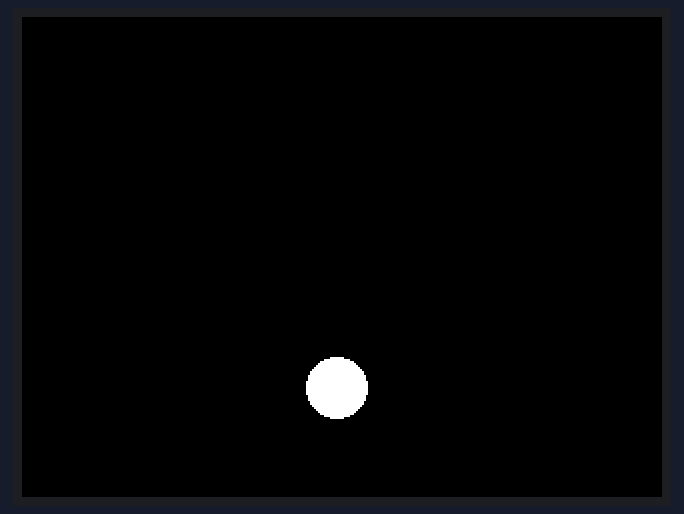
The sketch below on a simulated ESP32-S3. Parts: 320×240 colour display. What the sketch prints to the serial monitor is not drawn.

Above: at 7.2 s.
At 8.4 s:
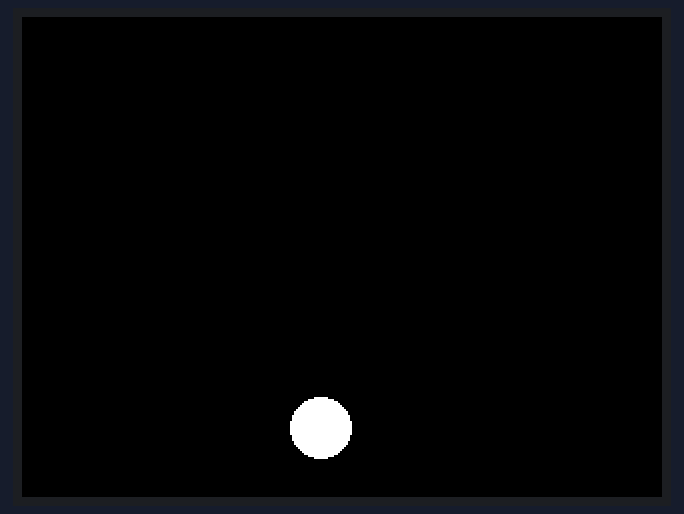
At 9.33 s:
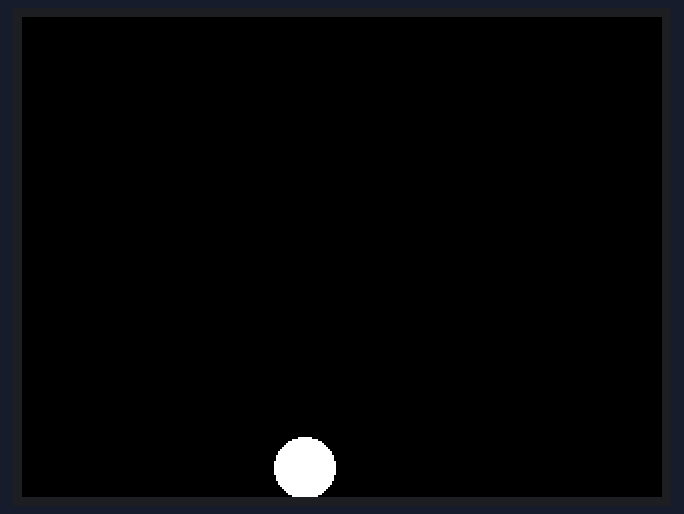
At 11.2 s:
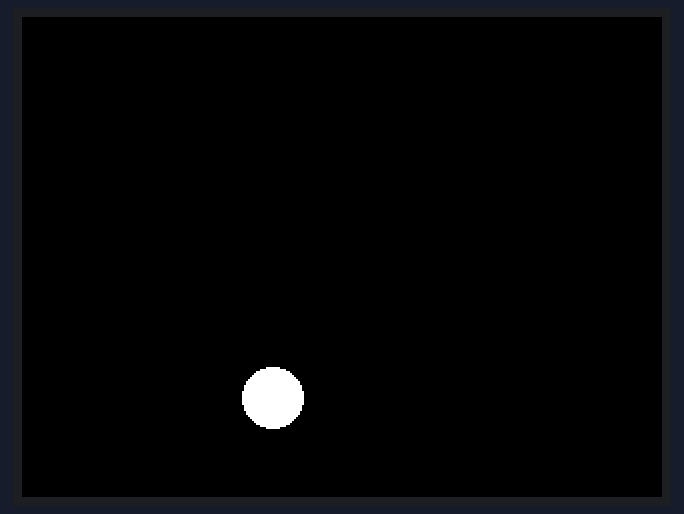
At 27.3 s:
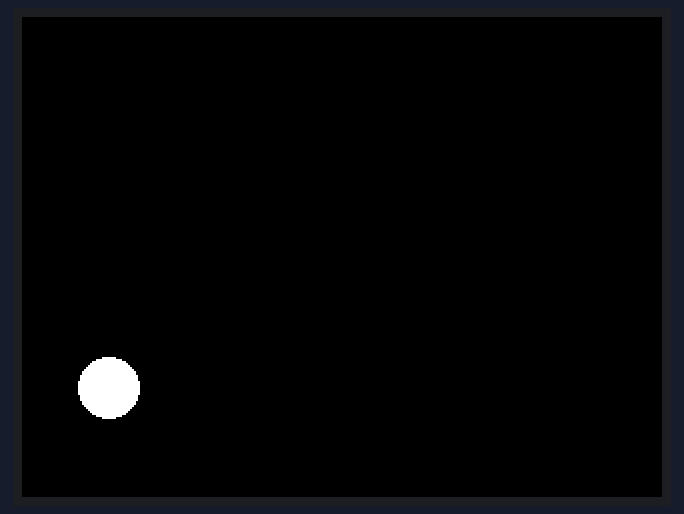
At 31.27 s:
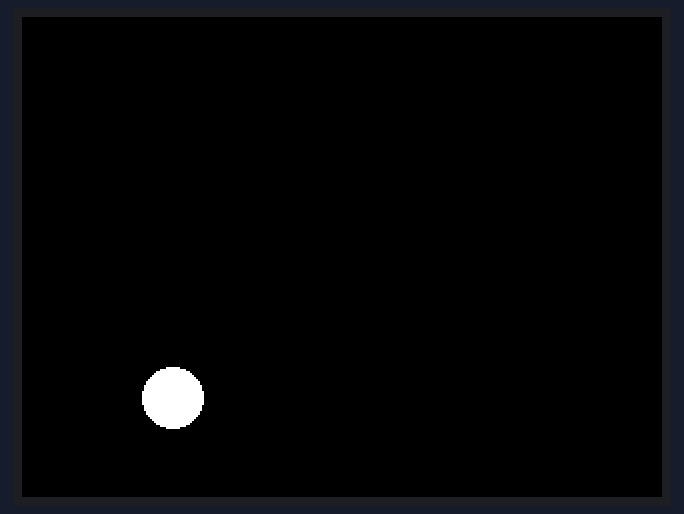

Measured:
- what the display in image 0 shows lasts 0.5 s, from 7.2 s to 7.7 s

The sketch:

hello-arduino.ino
```cpp
//Adapted from https://docs.waveshare.com/ESP32-S3-Touch-LCD-2 examples

#include <Arduino_GFX_Library.h>

#define EXAMPLE_PIN_NUM_LCD_SCLK 39
#define EXAMPLE_PIN_NUM_LCD_MOSI 38
#define EXAMPLE_PIN_NUM_LCD_MISO 40
#define EXAMPLE_PIN_NUM_LCD_DC 42
#define EXAMPLE_PIN_NUM_LCD_RST -1
#define EXAMPLE_PIN_NUM_LCD_CS 45
#define EXAMPLE_PIN_NUM_LCD_BL 1

#define EXAMPLE_LCD_ROTATION 1
#define EXAMPLE_LCD_H_RES 240
#define EXAMPLE_LCD_V_RES 320

/* More data bus class: https://github.com/moononournation/Arduino_GFX/wiki/Data-Bus-Class */
Arduino_DataBus *bus = new Arduino_ESP32SPI(
  EXAMPLE_PIN_NUM_LCD_DC /* DC */, EXAMPLE_PIN_NUM_LCD_CS /* CS */,
  EXAMPLE_PIN_NUM_LCD_SCLK /* SCK */, EXAMPLE_PIN_NUM_LCD_MOSI /* MOSI */, EXAMPLE_PIN_NUM_LCD_MISO /* MISO */);

/* More display class: https://github.com/moononournation/Arduino_GFX/wiki/Display-Class */
Arduino_GFX *disp = new Arduino_ST7789(
  bus, EXAMPLE_PIN_NUM_LCD_RST /* RST */, EXAMPLE_LCD_ROTATION /* rotation */, true /* IPS */,
  EXAMPLE_LCD_H_RES /* width */, EXAMPLE_LCD_V_RES /* height */);

Arduino_Canvas *gfx = new Arduino_Canvas(EXAMPLE_LCD_V_RES /* width */, EXAMPLE_LCD_H_RES /* height */, disp, 0, 0, EXAMPLE_LCD_ROTATION);

/*******************************************************************************
 * End of Arduino_GFX setting
 ******************************************************************************/

void setup(void)
{
  Serial.begin(115200);
  Serial.setDebugOutput(true);
  while(!Serial);
  Serial.println("Arduino_GFX Hello World example");

#ifdef GFX_EXTRA_PRE_INIT
  GFX_EXTRA_PRE_INIT();
#endif

  // Init Display
  if (!gfx->begin())
  {
    Serial.println("gfx->begin() failed!");
  }
  gfx->fillScreen(RGB565(0, 0, 0));// Changing

#ifdef EXAMPLE_PIN_NUM_LCD_BL
  pinMode(EXAMPLE_PIN_NUM_LCD_BL, OUTPUT);
  digitalWrite(EXAMPLE_PIN_NUM_LCD_BL, HIGH);
#endif

  // gfx->setCursor(10, 10);
  // gfx->setTextColor(RGB565(31, 63, 31));// Changing
  gfx->println("Hello World!");

  //delay(5000); // 5 seconds
}

int16_t x = 30;
int16_t y = 100;
int16_t r = 15;

int16_t dx = 5;
int16_t dy = 2;

void loop()
{
  gfx->fillScreen(0x0000);
  x += dx;
  y += dy;

  if(x > gfx->width() - r || x < r) {
    x -= dx;
    dx *= -1;
  }
  if(y > gfx->height() - r || y < r) {
    y -= dy;
    dy *= -1;
  }
  // gfx->fillScreen(RGB565(0, 0, 0));
  gfx->fillCircle(x, y, r, 0xffff);
  gfx->flush();

  delay(3);
}
```
